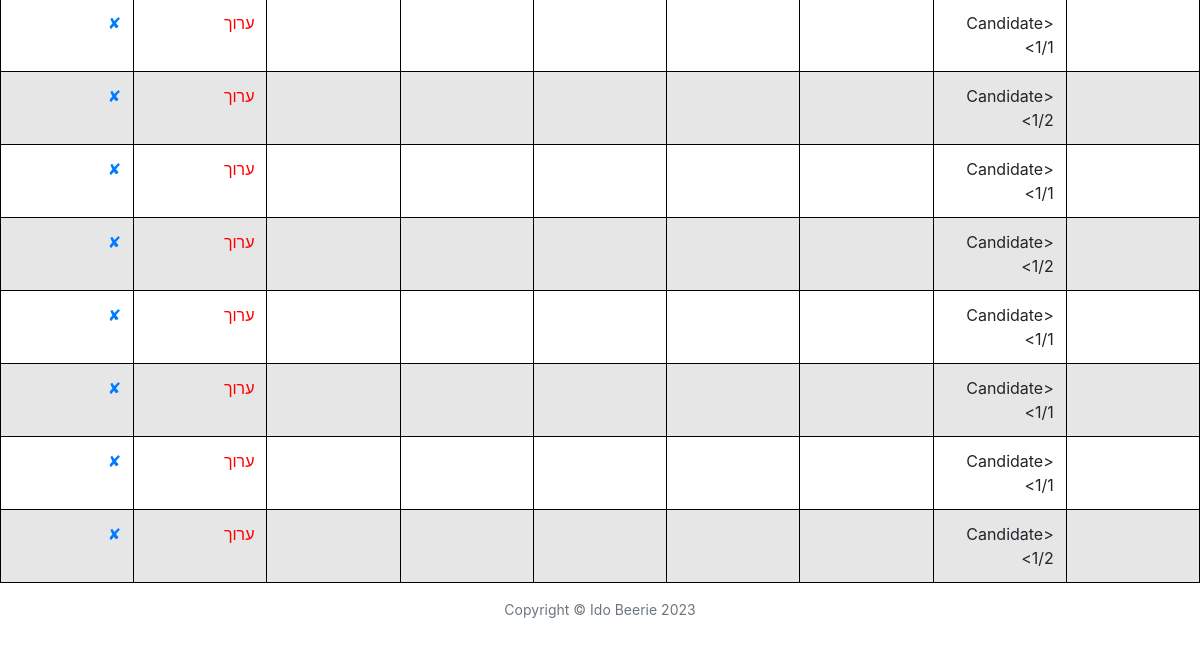
The app's page /reviews/0 (signed in, lower part), older data.
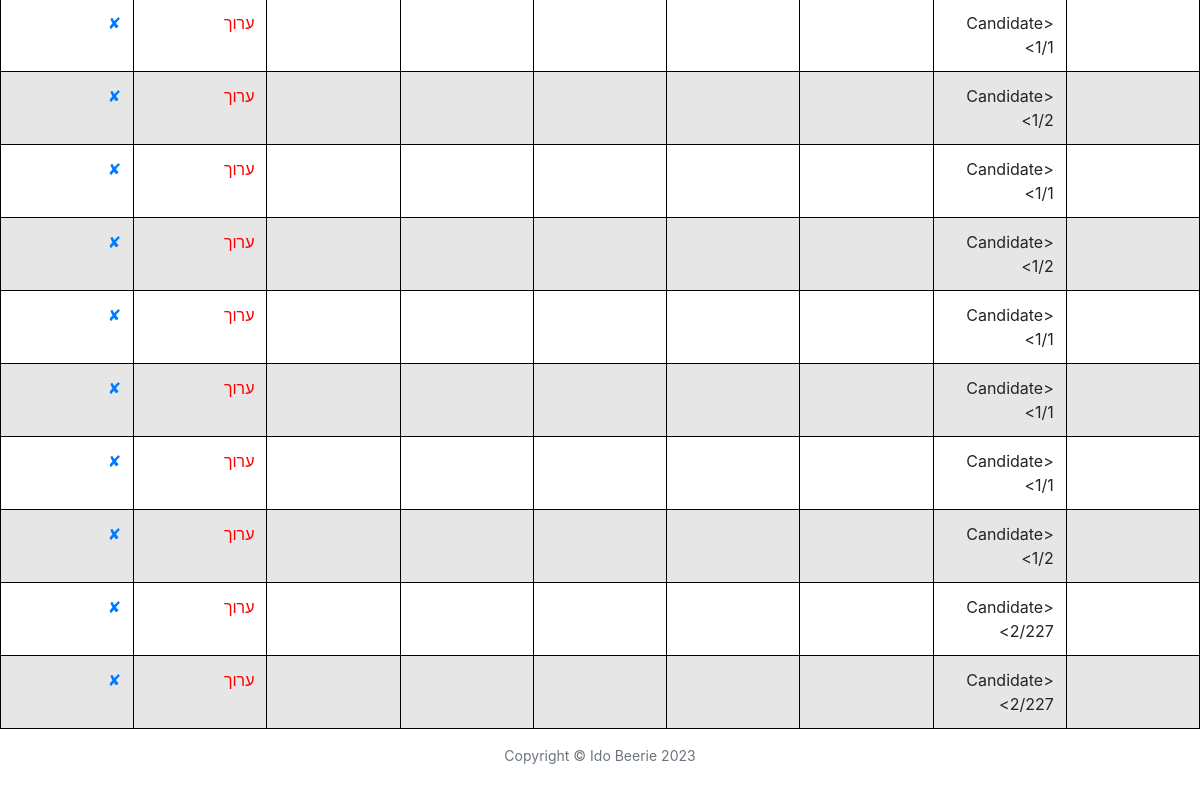
The same page, newer data.
### main.py (models this page shows)
class Review(db.Model):
    __tablename__ = "reviews"
    id = db.Column(db.Integer, primary_key=True)
    author_id = db.Column(db.Integer, db.ForeignKey("users.id"))
    author = relationship("User", back_populates="reviews")
    station = db.Column(db.String(1000), nullable=False)
    subject_id = db.Column(db.String(250), db.ForeignKey("candidates.id"))
    subject = relationship("Candidate", back_populates="reviews")
    grade = db.Column(db.Integer, nullable=False)
    note = db.Column(db.String(1000))

### main.py (the view)
@app.route("/reviews/<int:user_id>", methods=["GET", "POST"])
@admin_only
def show_reviews(user_id):
    if user_id == 0:
        reviews = Review.query.all()
        return render_template('reviews.html', reviews=reviews, user_id=user_id)
    user = User.query.filter_by(id=user_id).first()
    reviews = Review.query.filter_by(subject=user.name).all()
    return render_template('reviews.html', reviews=reviews, user_id=user_id)

### main.py (called while the page is built)
@login_manager.user_loader
def load_user(user_id):
    return User.query.get(int(user_id))

def admin_only(f):
    @wraps(f)
    def decorated_function(*args, **kwargs):
        if current_user.id != 0:
            return abort(403)
        return f(*args, **kwargs)
    return decorated_function

### templates/reviews.html (shortened to what this page needs)
{% block content %}
{% include "header.html" %}
      <link href="//maxcdn.bootstrapcdn.com/bootstrap/4.5.0/css/bootstrap.min.css" rel="stylesheet">
<head>
</head>
<body>
<table class = "table table-striped" style="width:100%; direction: rtl;">
    <tbody>
        {% for review in reviews %}
    <tr>
        <td class="block">{{ review.author_name }}</td>
        <td class="block">{{ review.subject }}</td>
        <td class="block">{{ review.date }}</td>
        <td class="block">{{ review.keep_pts }}</td>
        <td class="block">{{ review.improve_pts }}</td>
        <td class="block">{{ review.op_level }}</td>
        <td class="block">{{ review.co_op_level }}</td>
        <td><a href="{{url_for('edit_review', review_id = review.id)}}" style="color:red">ערוך</a></td>
        <td><a href="{{url_for('delete_review', review_id = review.id) }}">✘</a></td>
    </tr>
        {% endfor %}
    </tbody>
</table>
</body>
</html>
{% include "footer.html" %}
{% endblock %}

### templates/header.html (shortened to what this page needs)
<!DOCTYPE html>
<html lang="en">
<head>
  <link href="{{ url_for('static', filename='vendor/bootstrap/css/bootstrap.min.css') }}" rel="stylesheet">
  <link href="{{ url_for('static', filename='vendor/fontawesome-free/css/all.min.css')}}" rel="stylesheet" type="text/css">
  <link href="{{ url_for('static', filename='css/clean-blog.min.css')}}" rel="stylesheet">
    <link href="//maxcdn.bootstrapcdn.com/bootstrap/4.5.0/css/bootstrap.min.css" rel="stylesheet">
</head>
<body>
<link href="https://cdn.jsdelivr.net/npm/bootstrap@5.0.2/dist/css/bootstrap.min.css" rel="stylesheet">

### templates/footer.html (shortened to what this page needs)
  <footer>
    <div class="container">
      <div class="row">
        <div class="col-lg-8 col-md-10 mx-auto">
          <p class="copyright text-muted">Copyright &copy; Ido Beerie 2023</p>
        </div>
      </div>
    </div>
  </footer>
</body>
</html>

Row changes from the older to the newer data that the page shows:
added Review: subject "<Candidate 2/227>"
added Review: subject "<Candidate 2/227>"
